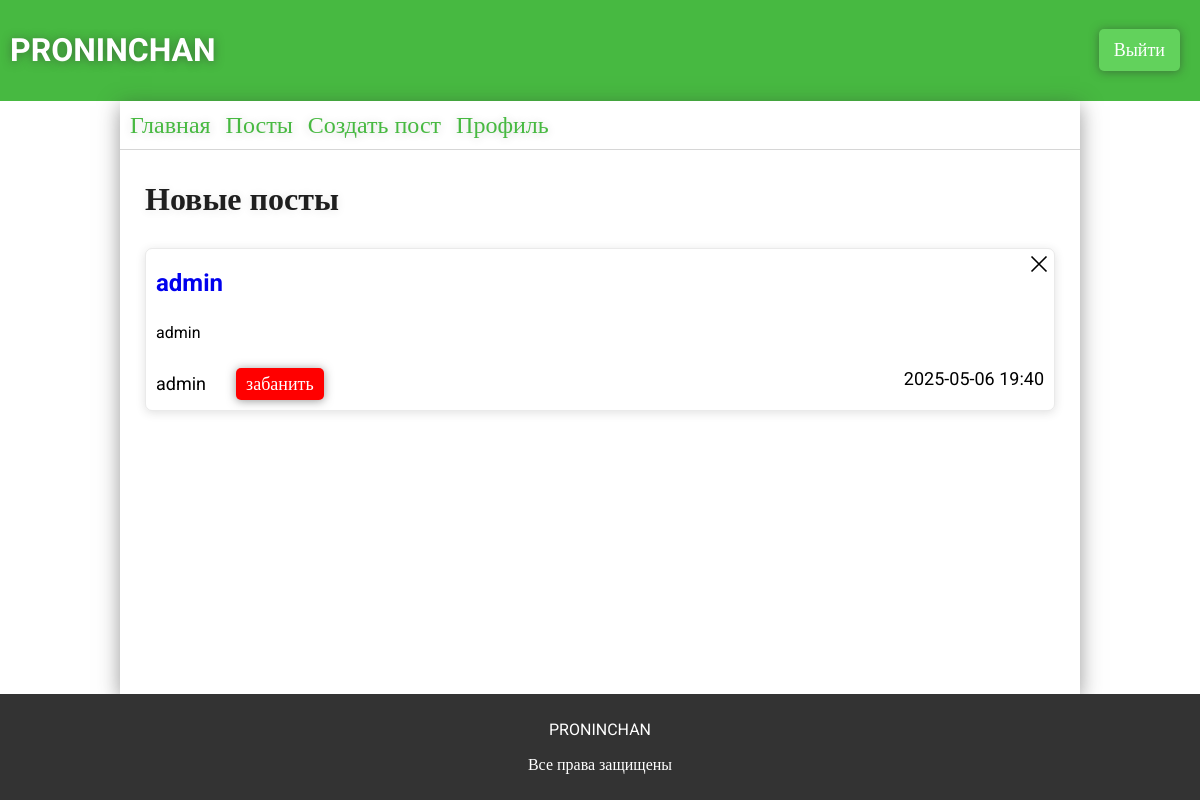
The app's page / (signed in), older data.
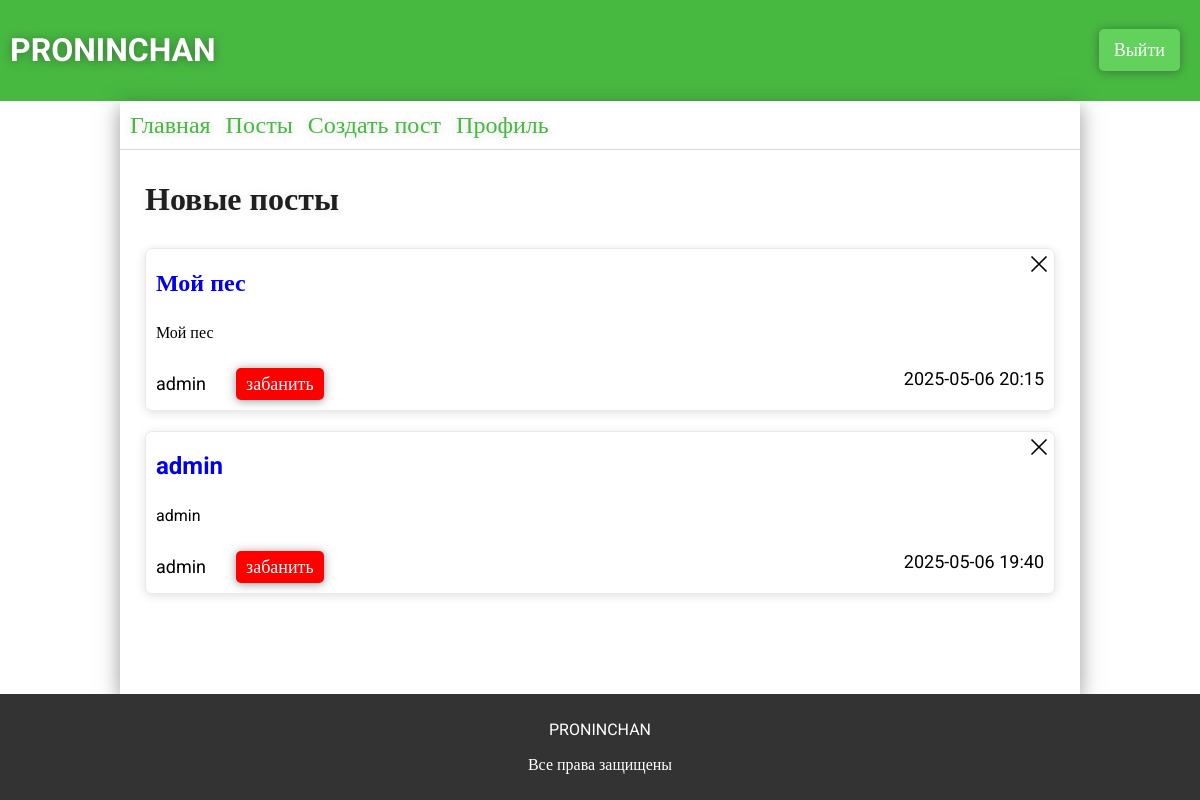
The same page, newer data.
### app.py (models this page shows)
class ForumPosts(db.Model):
    __tablename__ = 'forum_posts'
    id = db.Column(db.Integer, primary_key=True)
    user_id = db.Column(db.Integer, db.ForeignKey('users.id'), nullable=False)
    theme = db.Column(db.String(124), nullable=False)
    text = db.Column(db.Text, nullable=False)
    section_id = db.Column(db.Integer, db.ForeignKey('forum_sections.id'), nullable=False)
    category_id = db.Column(db.Integer, db.ForeignKey('forum_categories.id'), nullable=False)
    created_at = db.Column(db.DateTime, default=datetime.now)
    user = db.relationship("Users", backref="posts")
    sections = db.relationship("ForumSections")
    categories = db.relationship("ForumCategory")
    all_comments = db.relationship("ForumComments", backref="forum_post", cascade="all, delete-orphan")

class Users(db.Model):
    __tablename__ = 'users'
    id = db.Column(db.Integer, primary_key=True)
    username = db.Column(db.String(32), unique=True, nullable=False)
    photo = db.Column(db.BLOB)
    email = db.Column(db.String(64), unique=True, nullable=False)
    password = db.Column(db.String(30), nullable=False)
    access = db.Column(db.String(64), nullable=False, default='user')
    all_posts = db.relationship("ForumPosts", backref="user_author", cascade="all, delete-orphan")
    all_comments = db.relationship("ForumComments", backref="user_author")

### app.py (the view)
@app.route('/')
def main():
    new_posts = ForumPosts.query.order_by(ForumPosts.created_at.desc()).limit(5).all()
    if 'user' in session:
        try:
            access = (Users.query.filter_by(id=session['user']).first()).access
        except:
            return redirect(url_for('logout'))
        return render_template('main.html', new_posts = new_posts, access=access)
    else:
        return render_template('main.html', new_posts = new_posts)

### templates/main.html (shortened to what this page needs)
{% extends 'base.html' %}
{% block main %}
<link rel="stylesheet" href="{{ url_for('static', filename='css/main.css') }}">
    <div class="container">
        <h3>Новые посты</h3>
        {% for post in new_posts %}
            <div class="post" id="post-{{post.id}}">
                {% if access == 'admin' %}
                <div class="commentsposts-container-post-edit">
                    <img src="../static/img/Close.svg" alt="" class="delete-post" data-post-id="{{post.id}}">
                </div>
                {% endif %}
                <a class="post-theme" href="{{url_for('post', post=post.id)}}">{{post.theme}}</a>
                <p class="post-text"  data-text="{{post.text}}">{{post.text | truncate(150, True, '...')}}</p>
                <div>
                    <p class="user-{{post.user.id}}">{{post.user.username}}{% if access == 'admin' %}<button class="ban-button" value="{{post.user.id}}" data-user="{{post.user.username}}">забанить</button>{% endif %}</p>
                    <p class="post-created">{{post.created_at.strftime('%Y-%m-%d %H:%M')}}</p>
                </div>
            </div>
        {% endfor %}
    </div>
{% endblock %}

Row changes from the older to the newer data that the page shows:
added ForumPosts: theme "Мой пес", text "Мой пес", user.username "admin", created_at "2025-05-06 20:15"
